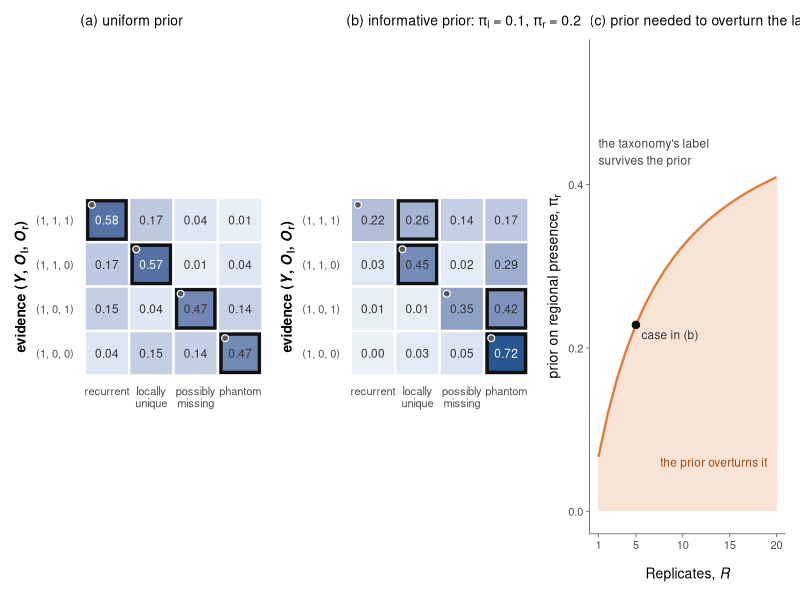
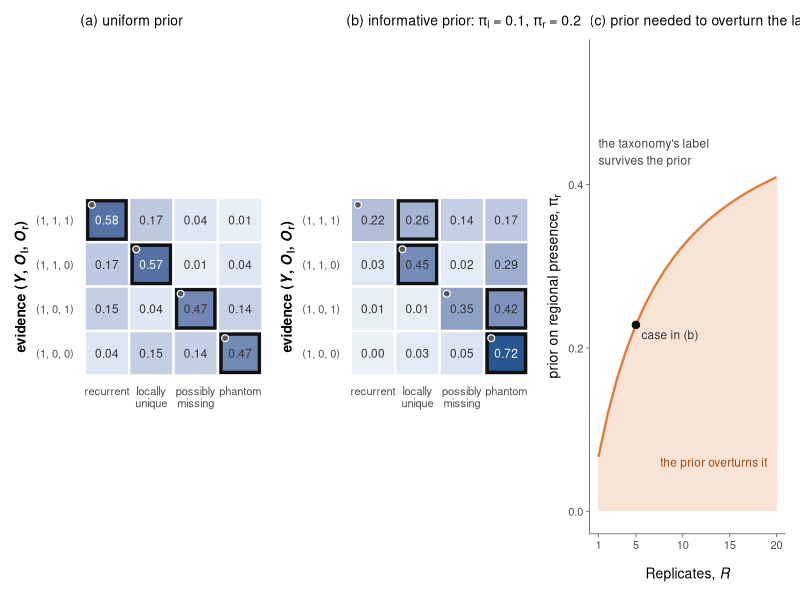

Write the R code that produced these figures, in order.
## ---------------------------------------------------------------------------
## Main-text figure (fig:posterior_map): what the Bayesian reading adds to the
## deterministic taxonomy, without any appeal to accumulating replicates.
##   (a) posterior over categories for each evidence pattern, uniform prior
##   (b) the same under an informative prior; the maximum moves off the
##       deterministic cell for two of the four patterns
##   (c) how much prior scepticism is needed to move it, as a function of R
## Directional rates of the SI (Eq. erep) with R = 5 replicates.
## Only the four categories in which the model is right are shown; with
## pi_Y = 1/2 they hold exactly 1 - eps_Y = 80% of the posterior throughout.
## ---------------------------------------------------------------------------

library(ggplot2)
library(patchwork)

eY <- 0.20; el <- 0.30; f <- 0.05; rho <- 0.15
R0 <- 5                                   # replicates in (a) and (b)
pi_l <- 0.10; pi_r <- 0.20                # informative prior; pi_Y stays 1/2

p1    <- rho * (1 - el)
epsP  <- function(R) ((1 - p1)^R - (1 - rho)^R) / (1 - (1 - rho)^R)
epsM  <- function(R) 1 - (1 - f)^R

sig <- rbind(c(1,1,1), c(1,1,0), c(1,0,1), c(1,0,0),
             c(0,1,1), c(0,1,0), c(0,0,1), c(0,0,0))
nm  <- c("recurrent", "locally\nunique", "possibly\nmissing", "phantom",
         "model-\nelusive", "weakly\nsupported", "locally\nabsent",
         "possibly\nforbidden")

lik <- function(E, R) sapply(1:8, function(i) {
  fy <- if (E[1] == sig[i,1]) 1 - eY else eY
  fl <- if (sig[i,2] == 1) (if (E[2] == 1) 1 - el else el)
        else               (if (E[2] == 0) 1 - f  else f)
  fr <- if (sig[i,3] == 1) (if (E[3] == 1) 1 - epsP(R) else epsP(R))
        else               (if (E[3] == 1) epsM(R)     else 1 - epsM(R))
  fy * fl * fr
})
prior <- function(pY, pl, pr) {
  v <- c(pY, pl, pr)
  sapply(1:8, function(i) prod(v^sig[i,] * (1 - v)^(1 - sig[i,])))
}
post <- function(E, pri, R = R0) { L <- lik(E, R) * pri; L / sum(L) }

## ---- the 4 x 4 grids --------------------------------------------------------
rows <- 1:4                                  # evidence patterns with Y = 1
cols <- 1:4                                  # categories with z_Y = 1
ev_lab <- apply(sig[rows, ], 1, function(z) sprintf("(%d, %d, %d)", z[1], z[2], z[3]))

grid_for <- function(pri) {
  do.call(rbind, lapply(rows, function(i) {
    p <- post(sig[i, ], pri)
    data.frame(ev = ev_lab[i], cat = nm[cols], p = p[cols],
               deterministic = cols == i,
               map = cols == which.max(p), stringsAsFactors = FALSE)
  }))
}
g_uni <- grid_for(prior(0.5, 0.5, 0.5))
g_inf <- grid_for(prior(0.5, pi_l, pi_r))

lvl_ev  <- rev(ev_lab)                       # first pattern at the top
lvl_cat <- nm[cols]
fix <- function(d) { d$ev <- factor(d$ev, levels = lvl_ev)
                     d$cat <- factor(d$cat, levels = lvl_cat); d }
g_uni <- fix(g_uni); g_inf <- fix(g_inf)

heat <- function(d, ttl) {
  ggplot(d, aes(cat, ev)) +
    geom_tile(aes(fill = p), colour = "white", linewidth = 0.8) +
    geom_tile(data = subset(d, map), fill = NA, colour = "#111111",
              linewidth = 1.1, width = 0.86, height = 0.86) +
    geom_point(data = subset(d, deterministic), shape = 21, size = 1.9,
               stroke = 0.6, fill = "grey35", colour = "white",
               position = position_nudge(x = -0.34, y = 0.34)) +
    geom_text(aes(label = sprintf("%.2f", p),
                  colour = p > 0.50), size = 3, show.legend = FALSE) +
    scale_colour_manual(values = c(`TRUE` = "white", `FALSE` = "grey20")) +
    scale_fill_gradient(low = "#EAF1FA", high = "#1B4F8C",
                        limits = c(0, 0.75), name = "posterior") +
    labs(title = ttl, x = NULL, y = expression(bold("evidence ") *
         bold("(") * bolditalic(Y) * bold(", ") * bolditalic(O)[bold(l)] *
         bold(", ") * bolditalic(O)[bold(r)] * bold(")"))) +
    coord_fixed() +
    theme_classic(base_size = 10) +
    theme(axis.line = element_blank(), axis.ticks = element_blank(),
          plot.title = element_text(size = 10, hjust = 0),
          legend.position = "none")
}

pa <- heat(g_uni, "(a) uniform prior")
pb <- heat(g_inf, bquote("(b) informative prior: " * pi[l] ~ "=" ~ .(pi_l) *
                         "," ~ pi[r] ~ "=" ~ .(pi_r)))

## ---- (c) the prior needed to overturn the label -----------------------------
Rs  <- 1:20
thr <- 1 / (1 + (1 - epsP(Rs)) / epsM(Rs))
dc  <- data.frame(R = Rs, thr = thr)

pc <- ggplot(dc, aes(R, thr)) +
  geom_ribbon(aes(ymin = 0, ymax = thr), fill = "#E07B39", alpha = 0.20) +
  geom_line(linewidth = 0.8, colour = "#E07B39") +
  annotate("point", x = R0, y = thr[R0], size = 2.2, colour = "#111111") +
  annotate("text", x = R0 + 0.6, y = thr[R0], label = "case in (b)",
           hjust = 0, vjust = 1.6, size = 3, colour = "grey20") +
  annotate("text", x = 1, y = 0.44, hjust = 0, size = 3, colour = "grey25",
           label = "the taxonomy's label\nsurvives the prior") +
  annotate("text", x = 19, y = 0.06, hjust = 1, size = 3, colour = "#9C4E13",
           label = "the prior overturns it") +
  scale_y_continuous(limits = c(0, 0.55),
                     labels = function(x) sprintf("%.1f", x)) +
  scale_x_continuous(breaks = c(1, 5, 10, 15, 20)) +
  labs(title = "(c) prior needed to overturn the label",
       x = expression("Replicates, " * italic(R)),
       y = expression("prior on regional presence, " * pi[r])) +
  theme_classic(base_size = 10) +
  theme(plot.title = element_text(size = 10, hjust = 0),
        axis.line = element_line(colour = "grey40", linewidth = 0.3),
        axis.ticks = element_line(colour = "grey40", linewidth = 0.3))

fig <- pa + pb + pc + plot_layout(widths = c(1, 1, 1.05))

## ---- reported values --------------------------------------------------------
cat(sprintf("eps_r+(%d) = %.3f   eps_r-(%d) = %.3f\n", R0, epsP(R0), R0, epsM(R0)))
for (nmv in c("uniform", "informative")) {
  d <- if (nmv == "uniform") g_uni else g_inf
  cat("\n", nmv, "\n")
  for (e in ev_lab) {
    s <- subset(d, ev == e)
    cat(sprintf("  %s  %s | MAP %s %.3f | deterministic %.3f\n", e,
        paste(sprintf("%.3f", s$p), collapse = " "),
        gsub("\n", " ", as.character(s$cat[s$map])), s$p[s$map], s$p[s$deterministic]))
  }
}
cat("\nthreshold pi_r:", sprintf("R=%d %.3f", c(1,3,5,10,20), thr[c(1,3,5,10,20)]), "\n")

ggsave("posterior_map.pdf", fig, width = 11.0, height = 3.6)
ggsave("posterior_map.png", fig, width = 11.0, height = 3.6, dpi = 300)
